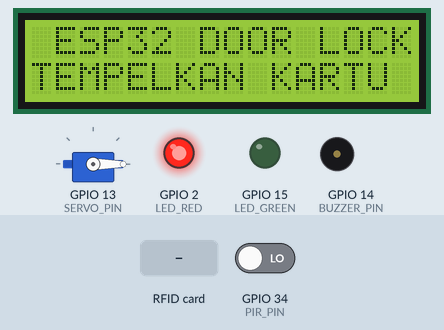
A sketch run on a simulated ESP32. On the bench: servo, 16×2 character LCD, output pins drawn as LEDs (lit = HIGH), buzzer (waves = sounding). The test bench sets the inputs (shaded band); at power-on: GPIO 34 (PIR_PIN) LOW.

Above: at 3.3 s.
3.4 s: RFID card 5E 7A 19 C4 held to the reader
At 3.55 s:
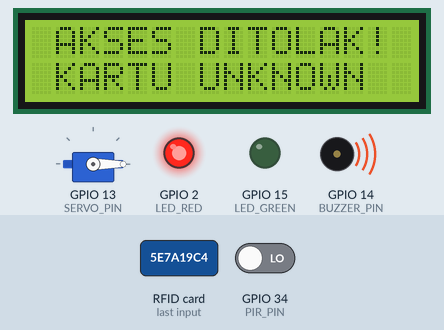
5.6 s: RFID card 73 A2 1B 4F held to the reader
At 6.5 s:
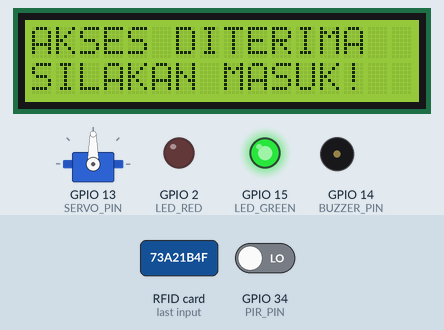
10.3 s: GPIO 34 (PIR_PIN) driven HIGH
At 11.9 s:
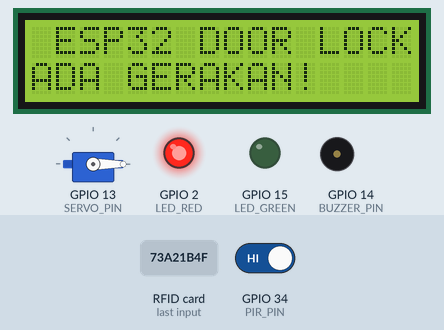
12.2 s: GPIO 34 (PIR_PIN) driven LOW
At 12.7 s:
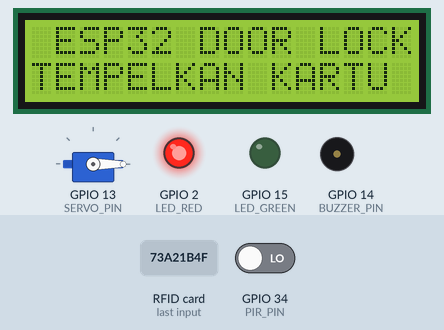
13.7 s: GPIO 34 (PIR_PIN) driven HIGH
At 14.2 s:
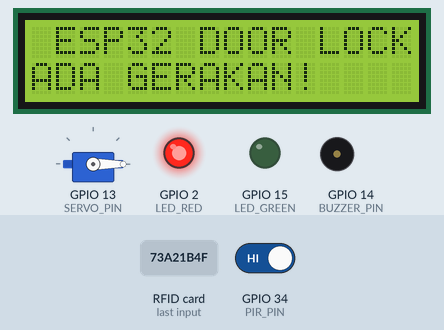
Timing chart, 0 to 16.7 s (numbered marks = the images above; inputs shaded):
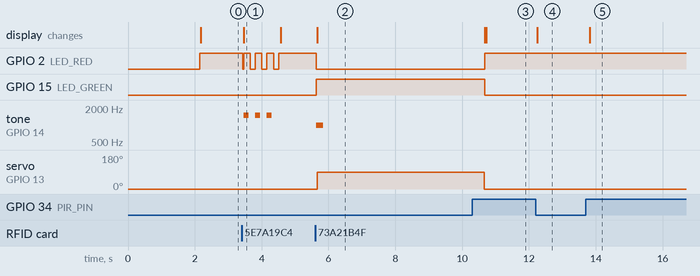

The sketch:

esp32-rfid-smart-door-lock-security.ino
```cpp
#include <SPI.h>
#include <MFRC522.h>
#include <Wire.h>
#include <LiquidCrystal_I2C.h>
#include <ESP32Servo.h>

// Definisi Pin ESP32
#define SS_PIN    5   // VSPI Chip Select
#define RST_PIN   4   // Reset Pin
#define PIR_PIN   34  // GPIO 34 (Input Only)
#define SERVO_PIN 13  // Pin PWM Servo
#define BUZZER_PIN 14 // Active Buzzer
#define LED_RED   2   // LED Merah
#define LED_GREEN 15  // LED Hijau

MFRC522 rfid(SS_PIN, RST_PIN);
LiquidCrystal_I2C lcd(0x27, 16, 2);
Servo lockServo;

// UID Kartu/Keyfob Valid Anda (4 Byte Hex)
byte validUID[] = {0x73, 0xA2, 0x1B, 0x4F};

void setup() {
  Serial.begin(115200);

  // Inisialisasi SPI khusus ESP32 (SCK=18, MISO=19, MOSI=23, SS=5)
  SPI.begin(18, 19, 23, 5);
  rfid.PCD_Init();

  pinMode(PIR_PIN, INPUT);
  pinMode(BUZZER_PIN, OUTPUT);
  pinMode(LED_RED, OUTPUT);
  pinMode(LED_GREEN, OUTPUT);

  // Inisialisasi PWM Servo untuk ESP32
  ESP32PWM::allocateTimer(0);
  lockServo.setPeriodHertz(50);
  lockServo.attach(SERVO_PIN, 500, 2400);
  lockServo.write(0); // Posisi Awal: Terkunci (0 Derajat)

  // Inisialisasi I2C ESP32 (SDA=GPIO 21, SCL=GPIO 22)
  Wire.begin(21, 22);
  lcd.init();
  lcd.backlight();
  lcd.setCursor(0, 0);
  lcd.print(" ESP32 DOOR LOCK");
  lcd.setCursor(0, 1);
  lcd.print(" INITIALIZING...");
  delay(2000);
  lcd.clear();
}

void loop() {
  // Kondisi Standby
  lockServo.write(0);
  digitalWrite(LED_RED, HIGH);
  digitalWrite(LED_GREEN, LOW);

  lcd.setCursor(0, 0);
  lcd.print(" ESP32 DOOR LOCK");
  lcd.setCursor(0, 1);
  lcd.print("TEMPELKAN KARTU ");

  // Indikasi Gerakan via PIR saat pintu terkunci
  if (digitalRead(PIR_PIN) == HIGH) {
    lcd.setCursor(0, 1);
    lcd.print("ADA GERAKAN!    ");
  }

  // Cek Keberadaan Kartu RFID
  if (!rfid.PICC_IsNewCardPresent() || !rfid.PICC_ReadCardSerial()) {
    delay(100);
    return;
  }

  // Verifikasi UID Kartu
  bool match = true;
  for (byte i = 0; i < 4; i++) {
    if (rfid.uid.uidByte[i] != validUID[i]) {
      match = false;
      break;
    }
  }

  if (match) {
    // AKSES DITERIMA
    digitalWrite(LED_RED, LOW);
    digitalWrite(LED_GREEN, HIGH);
    tone(BUZZER_PIN, 1000, 200);

    lcd.clear();
    lcd.setCursor(0, 0);
    lcd.print("AKSES DITERIMA ");
    lcd.setCursor(0, 1);
    lcd.print("SILAKAN MASUK! ");

    lockServo.write(90); // Buka Pintu
    delay(5000);          // Tahan 5 Detik

    lockServo.write(0);  // Kunci Kembali
    lcd.clear();
  } else {
    // AKSES DITOLAK
    digitalWrite(LED_RED, LOW);
    lcd.clear();
    lcd.setCursor(0, 0);
    lcd.print(" AKSES DITOLAK! ");
    lcd.setCursor(0, 1);
    lcd.print(" KARTU UNKNOWN ");

    for (int i = 0; i < 3; i++) {
      digitalWrite(LED_RED, HIGH);
      tone(BUZZER_PIN, 1500, 150);
      delay(200);
      digitalWrite(LED_RED, LOW);
      delay(150);
    }
    lcd.clear();
  }

  rfid.PICC_HaltA();
  rfid.PCD_StopCrypto1();
}
```

Measured:
- after the input at 3.4 s, GPIO 2 (LED_RED): HIGH → LOW at once, then repeats every 0.35 s: HIGH 0.20 s, LOW 0.15 s, until it stays HIGH from 4.5 s; tone on GPIO 14 (BUZZER_PIN): alternates 1500 Hz for 0.15 s and silent for 0.20 s, 6 changes in all, then stays silent, starting after 0.06 s; the display: changes after 0.06 s (image 1)
- after the input at 5.6 s, GPIO 2 (LED_RED): HIGH → LOW at once; GPIO 15 (LED_GREEN): LOW → HIGH at once; tone on GPIO 14 (BUZZER_PIN): silent → 1000 Hz at once, → silent 0.20 s later; servo on GPIO 13 (SERVO_PIN): 0° → 90° after 0.07 s; the display: changes after 0.07 s (image 2)
- after the input at 10.3 s, the display: first differs from a run without the input after 0.42 s (image 3)
- after the input at 12.2 s, the display: changes at once (image 4)
- after the input at 13.7 s, the display: changes after 0.11 s (image 5)
